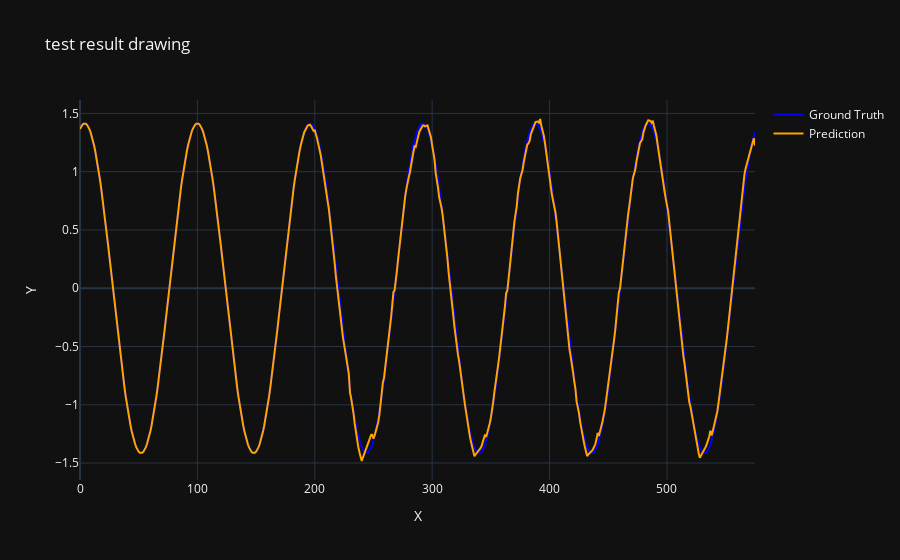

This figure's notebook cell:
### Code cell
test_index = 20
fig = go.Figure()
curr_true = np.squeeze(trues[test_index])
curr_pred = np.squeeze(preds[test_index])
curr_input = np.squeeze(inputs_save[test_index])

draw_true = np.concatenate((curr_input, curr_true))
draw_pred = np.concatenate((curr_input, curr_pred))
fig.add_trace(go.Scatter(y=draw_true, mode='lines', name='Ground Truth', line=dict(color='blue')))
fig.add_trace(go.Scatter(y=draw_pred, mode='lines', name='Prediction', line=dict(color='orange')))

fig.update_layout(
    # sliders=sliders,
    title="test result drawing",
    xaxis_title="X",
    yaxis_title="Y",
    # width=600,
    # height=500
)
fig.show()

# several points to check
# 1. general shape
# 2. connection between input and pred
# 3. starting point

### Figure 1 — Plotly figure (JSON) as saved in the notebook; plotly's stock layout.template omitted (floating-point values rounded to 4 significant figures; data arrays with more than 128 entries replaced by an {"elided": "..."} marker saying what was removed)
{"data": [{"line": {"color": "blue"}, "mode": "lines", "name": "Ground Truth", "y": {"elided": "576 float values"}, "type": "scatter"}, {"line": {"color": "orange"}, "mode": "lines", "name": "Prediction", "y": {"elided": "576 float values"}, "type": "scatter"}], "layout": {"title": {"text": "test result drawing"}, "xaxis": {"title": {"text": "X"}}, "yaxis": {"title": {"text": "Y"}}}}
